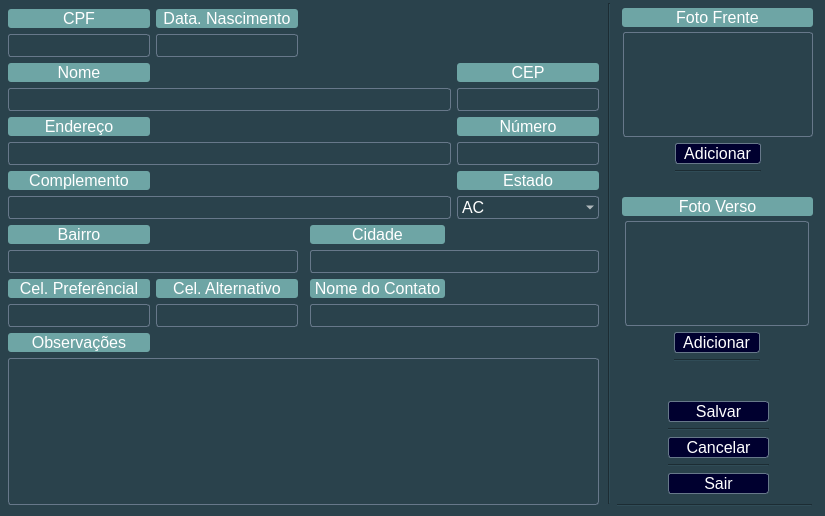
<?xml version="1.0" encoding="UTF-8"?>
<ui version="4.0">
 <class>FrmCadastraAlteraCliente</class>
 <widget class="QMainWindow" name="FrmCadastraAlteraCliente">
  <property name="windowModality">
   <enum>Qt::ApplicationModal</enum>
  </property>
  <property name="geometry">
   <rect>
    <x>0</x>
    <y>0</y>
    <width>825</width>
    <height>516</height>
   </rect>
  </property>
  <property name="sizePolicy">
   <sizepolicy hsizetype="Ignored" vsizetype="Ignored">
    <horstretch>49</horstretch>
    <verstretch>0</verstretch>
   </sizepolicy>
  </property>
  <property name="minimumSize">
   <size>
    <width>490</width>
    <height>282</height>
   </size>
  </property>
  <property name="sizeIncrement">
   <size>
    <width>490</width>
    <height>282</height>
   </size>
  </property>
  <property name="baseSize">
   <size>
    <width>490</width>
    <height>282</height>
   </size>
  </property>
  <property name="focusPolicy">
   <enum>Qt::StrongFocus</enum>
  </property>
  <property name="windowTitle">
   <string>Cadastra Cliente</string>
  </property>
  <property name="windowIcon">
   <iconset>
    <normaloff>imagens/icon-cachorro-marrom-30.png</normaloff>imagens/icon-cachorro-marrom-30.png</iconset>
  </property>
  <property name="styleSheet">
   <string notr="true">background-color:rgb(42, 66, 76);</string>
  </property>
  <property name="iconSize">
   <size>
    <width>30</width>
    <height>30</height>
   </size>
  </property>
  <widget class="QWidget" name="centralwidget">
   <widget class="QWidget" name="gridLayoutWidget">
    <property name="geometry">
     <rect>
      <x>8</x>
      <y>9</y>
      <width>591</width>
      <height>496</height>
     </rect>
    </property>
    <layout class="QGridLayout" name="gridLayout_2">
     <item row="6" column="5">
      <widget class="QLabel" name="cad_cli_08_UF_label">
       <property name="font">
        <font>
         <pointsize>12</pointsize>
        </font>
       </property>
       <property name="layoutDirection">
        <enum>Qt::LeftToRight</enum>
       </property>
       <property name="styleSheet">
        <string notr="true">color: rgb(255, 255, 255);
background-color:rgb(110, 165, 165);
border-radius:3px</string>
       </property>
       <property name="text">
        <string>Estado</string>
       </property>
       <property name="alignment">
        <set>Qt::AlignCenter</set>
       </property>
      </widget>
     </item>
     <item row="1" column="0">
      <widget class="QLineEdit" name="cad_cli_01_ob_doc">
       <property name="font">
        <font>
         <pointsize>12</pointsize>
        </font>
       </property>
       <property name="focusPolicy">
        <enum>Qt::WheelFocus</enum>
       </property>
       <property name="styleSheet">
        <string notr="true">color: rgb(255, 255, 255);
        background-color: transparent;
        border-style: solid;
        border-width: 1px;
        border-color: rgb(103, 120, 138);;
border-radius:3px</string>
       </property>
       <property name="inputMask">
        <string notr="true"/>
       </property>
       <property name="maxLength">
        <number>14</number>
       </property>
       <property name="echoMode">
        <enum>QLineEdit::Normal</enum>
       </property>
       <property name="alignment">
        <set>Qt::AlignCenter</set>
       </property>
       <property name="cursorMoveStyle">
        <enum>Qt::LogicalMoveStyle</enum>
       </property>
      </widget>
     </item>
     <item row="11" column="0">
      <widget class="QLineEdit" name="cad_cli_11_ob_fone_pref">
       <property name="font">
        <font>
         <pointsize>12</pointsize>
        </font>
       </property>
       <property name="styleSheet">
        <string notr="true">color: rgb(255, 255, 255);
        background-color: transparent;
        border-style: solid;
        border-width: 1px;
        border-color: rgb(103, 120, 138);
border-radius:3px;</string>
       </property>
       <property name="inputMask">
        <string/>
       </property>
       <property name="maxLength">
        <number>14</number>
       </property>
       <property name="alignment">
        <set>Qt::AlignCenter</set>
       </property>
      </widget>
     </item>
     <item row="10" column="1">
      <widget class="QLabel" name="cad_cli_12_fone_alt_label">
       <property name="font">
        <font>
         <pointsize>12</pointsize>
        </font>
       </property>
       <property name="layoutDirection">
        <enum>Qt::LeftToRight</enum>
       </property>
       <property name="styleSheet">
        <string notr="true">color: rgb(255, 255, 255);
background-color:rgb(110, 165, 165);
border-radius:3px</string>
       </property>
       <property name="text">
        <string>Cel. Alternativo</string>
       </property>
       <property name="alignment">
        <set>Qt::AlignCenter</set>
       </property>
      </widget>
     </item>
     <item row="13" column="0" colspan="6">
      <widget class="QPlainTextEdit" name="cad_cli_14_obs">
       <property name="font">
        <font>
         <pointsize>12</pointsize>
        </font>
       </property>
       <property name="styleSheet">
        <string notr="true">color: rgb(255, 255, 255);
        background-color: transparent;
        border-style: solid;
        border-width: 1px;
        border-color: rgb(103, 120, 138);
border-radius:3px;</string>
       </property>
      </widget>
     </item>
     <item row="4" column="0">
      <widget class="QLabel" name="cad_cli_05_ob_end_label">
       <property name="font">
        <font>
         <pointsize>12</pointsize>
        </font>
       </property>
       <property name="layoutDirection">
        <enum>Qt::LeftToRight</enum>
       </property>
       <property name="styleSheet">
        <string notr="true">color: rgb(255, 255, 255);
background-color:rgb(110, 165, 165);
border-radius:3px</string>
       </property>
       <property name="text">
        <string>Endereço</string>
       </property>
       <property name="alignment">
        <set>Qt::AlignCenter</set>
       </property>
      </widget>
     </item>
     <item row="7" column="5">
      <widget class="QComboBox" name="cad_cli_08_UF">
       <property name="font">
        <font>
         <pointsize>12</pointsize>
        </font>
       </property>
       <property name="styleSheet">
        <string notr="true">color: rgb(255, 255, 255);
        background-color: transparent;
        border-style: solid;
        border-width: 1px;
        border-color: rgb(103, 120, 138);;
border-radius:3px</string>
       </property>
       <item>
        <property name="text">
         <string>AC</string>
        </property>
       </item>
       <item>
        <property name="text">
         <string>AL</string>
        </property>
       </item>
       <item>
        <property name="text">
         <string>AP</string>
        </property>
       </item>
       <item>
        <property name="text">
         <string>AM</string>
        </property>
       </item>
       <item>
        <property name="text">
         <string>BA</string>
        </property>
       </item>
       <item>
        <property name="text">
         <string>CE</string>
        </property>
       </item>
       <item>
        <property name="text">
         <string>DF</string>
        </property>
       </item>
       <item>
        <property name="text">
         <string>ES</string>
        </property>
       </item>
       <item>
        <property name="text">
         <string>GO</string>
        </property>
       </item>
       <item>
        <property name="text">
         <string>MA</string>
        </property>
       </item>
       <item>
        <property name="text">
         <string>MT</string>
        </property>
       </item>
       <item>
        <property name="text">
         <string>MS</string>
        </property>
       </item>
       <item>
        <property name="text">
         <string>MG</string>
        </property>
       </item>
       <item>
        <property name="text">
         <string>PA</string>
        </property>
       </item>
       <item>
        <property name="text">
         <string>PB</string>
        </property>
       </item>
       <item>
        <property name="text">
         <string>PR</string>
        </property>
       </item>
       <item>
        <property name="text">
         <string>PE</string>
        </property>
       </item>
       <item>
        <property name="text">
         <string>PI</string>
        </property>
       </item>
       <item>
        <property name="text">
         <string>RJ</string>
        </property>
       </item>
       <item>
        <property name="text">
         <string>RN</string>
        </property>
       </item>
       <item>
        <property name="text">
         <string>RS</string>
        </property>
       </item>
       <item>
        <property name="text">
         <string>RO</string>
        </property>
       </item>
       <item>
        <property name="text">
         <string>RR</string>
        </property>
       </item>
       <item>
        <property name="text">
         <string>SC</string>
        </property>
       </item>
       <item>
        <property name="text">
         <string>SP</string>
        </property>
       </item>
       <item>
        <property name="text">
         <string>SE</string>
        </property>
       </item>
       <item>
        <property name="text">
         <string>TO</string>
        </property>
       </item>
      </widget>
     </item>
     <item row="10" column="0">
      <widget class="QLabel" name="cad_cli_11_ob_fone_pref_label">
       <property name="font">
        <font>
         <pointsize>12</pointsize>
        </font>
       </property>
       <property name="layoutDirection">
        <enum>Qt::LeftToRight</enum>
       </property>
       <property name="styleSheet">
        <string notr="true">color: rgb(255, 255, 255);
background-color:rgb(110, 165, 165);
border-radius:3px</string>
       </property>
       <property name="text">
        <string>Cel. Preferêncial</string>
       </property>
       <property name="alignment">
        <set>Qt::AlignCenter</set>
       </property>
      </widget>
     </item>
     <item row="12" column="0">
      <widget class="QLabel" name="cad_cli_14_obs_label">
       <property name="font">
        <font>
         <pointsize>12</pointsize>
        </font>
       </property>
       <property name="layoutDirection">
        <enum>Qt::LeftToRight</enum>
       </property>
       <property name="styleSheet">
        <string notr="true">color: rgb(255, 255, 255);
background-color:rgb(110, 165, 165);
border-radius:3px</string>
       </property>
       <property name="text">
        <string>Observações</string>
       </property>
       <property name="alignment">
        <set>Qt::AlignCenter</set>
       </property>
      </widget>
     </item>
     <item row="2" column="5">
      <widget class="QLabel" name="cad_cli_04_ob_cep_label">
       <property name="font">
        <font>
         <pointsize>12</pointsize>
        </font>
       </property>
       <property name="layoutDirection">
        <enum>Qt::LeftToRight</enum>
       </property>
       <property name="styleSheet">
        <string notr="true">color: rgb(255, 255, 255);
background-color:rgb(110, 165, 165);
border-radius:3px</string>
       </property>
       <property name="text">
        <string>CEP</string>
       </property>
       <property name="alignment">
        <set>Qt::AlignCenter</set>
       </property>
      </widget>
     </item>
     <item row="11" column="3" colspan="3">
      <widget class="QLineEdit" name="cad_cli_13_contato">
       <property name="enabled">
        <bool>true</bool>
       </property>
       <property name="font">
        <font>
         <pointsize>12</pointsize>
        </font>
       </property>
       <property name="styleSheet">
        <string notr="true">color: rgb(255, 255, 255);
        background-color: transparent;
        border-style: solid;
        border-width: 1px;
        border-color: rgb(103, 120, 138);
border-radius:3px;</string>
       </property>
       <property name="maxLength">
        <number>60</number>
       </property>
      </widget>
     </item>
     <item row="0" column="1">
      <widget class="QLabel" name="cad_cli_02_ob_nasc_label">
       <property name="font">
        <font>
         <pointsize>12</pointsize>
        </font>
       </property>
       <property name="styleSheet">
        <string notr="true">color: rgb(255, 255, 255);
background-color:rgb(110, 165, 165);
border-radius:3px</string>
       </property>
       <property name="text">
        <string>Data. Nascimento</string>
       </property>
       <property name="alignment">
        <set>Qt::AlignCenter</set>
       </property>
      </widget>
     </item>
     <item row="8" column="0">
      <widget class="QLabel" name="cad_cli_09_ob_bairro_label">
       <property name="font">
        <font>
         <pointsize>12</pointsize>
        </font>
       </property>
       <property name="layoutDirection">
        <enum>Qt::LeftToRight</enum>
       </property>
       <property name="styleSheet">
        <string notr="true">color: rgb(255, 255, 255);
background-color:rgb(110, 165, 165);
border-radius:3px</string>
       </property>
       <property name="text">
        <string>Bairro</string>
       </property>
       <property name="alignment">
        <set>Qt::AlignCenter</set>
       </property>
      </widget>
     </item>
     <item row="1" column="1">
      <widget class="QLineEdit" name="cad_cli_02_ob_nasc">
       <property name="font">
        <font>
         <pointsize>12</pointsize>
        </font>
       </property>
       <property name="styleSheet">
        <string notr="true">color: rgb(255, 255, 255);
        background-color: transparent;
        border-style: solid;
        border-width: 1px;
        border-color: rgb(103, 120, 138);
border-radius:3px;</string>
       </property>
       <property name="inputMask">
        <string notr="true"/>
       </property>
       <property name="text">
        <string/>
       </property>
       <property name="maxLength">
        <number>10</number>
       </property>
       <property name="alignment">
        <set>Qt::AlignCenter</set>
       </property>
      </widget>
     </item>
     <item row="8" column="3">
      <widget class="QLabel" name="cad_cli_10_ob_cidade_label">
       <property name="font">
        <font>
         <pointsize>12</pointsize>
        </font>
       </property>
       <property name="layoutDirection">
        <enum>Qt::LeftToRight</enum>
       </property>
       <property name="styleSheet">
        <string notr="true">color: rgb(255, 255, 255);
background-color:rgb(110, 165, 165);
border-radius:3px</string>
       </property>
       <property name="text">
        <string>Cidade</string>
       </property>
       <property name="alignment">
        <set>Qt::AlignCenter</set>
       </property>
      </widget>
     </item>
     <item row="4" column="5">
      <widget class="QLabel" name="cad_cli_06_ob_num_label">
       <property name="font">
        <font>
         <pointsize>12</pointsize>
        </font>
       </property>
       <property name="layoutDirection">
        <enum>Qt::LeftToRight</enum>
       </property>
       <property name="styleSheet">
        <string notr="true">color: rgb(255, 255, 255);
background-color:rgb(110, 165, 165);
border-radius:3px</string>
       </property>
       <property name="text">
        <string>Número</string>
       </property>
       <property name="alignment">
        <set>Qt::AlignCenter</set>
       </property>
      </widget>
     </item>
     <item row="9" column="0" colspan="2">
      <widget class="QLineEdit" name="cad_cli_09_ob_bairro">
       <property name="font">
        <font>
         <pointsize>12</pointsize>
        </font>
       </property>
       <property name="styleSheet">
        <string notr="true">color: rgb(255, 255, 255);
        background-color: transparent;
        border-style: solid;
        border-width: 1px;
        border-color: rgb(103, 120, 138);
border-radius:3px;</string>
       </property>
       <property name="maxLength">
        <number>40</number>
       </property>
      </widget>
     </item>
     <item row="5" column="0" colspan="5">
      <widget class="QLineEdit" name="cad_cli_05_ob_end">
       <property name="font">
        <font>
         <pointsize>12</pointsize>
        </font>
       </property>
       <property name="styleSheet">
        <string notr="true">color: rgb(255, 255, 255);
        background-color: transparent;
        border-style: solid;
        border-width: 1px;
        border-color: rgb(103, 120, 138);
border-radius:3px;</string>
       </property>
       <property name="maxLength">
        <number>62</number>
       </property>
      </widget>
     </item>
     <item row="3" column="0" colspan="5">
      <widget class="QLineEdit" name="cad_cli_03_ob_nome">
       <property name="font">
        <font>
         <pointsize>12</pointsize>
        </font>
       </property>
       <property name="styleSheet">
        <string notr="true">color: rgb(255, 255, 255);
        background-color: transparent;
        border-style: solid;
        border-width: 1px;
        border-color: rgb(103, 120, 138);
border-radius:3px;</string>
       </property>
       <property name="maxLength">
        <number>62</number>
       </property>
       <property name="alignment">
        <set>Qt::AlignLeading|Qt::AlignLeft|Qt::AlignVCenter</set>
       </property>
      </widget>
     </item>
     <item row="6" column="0">
      <widget class="QLabel" name="cad_cli_07_complemento_label">
       <property name="font">
        <font>
         <pointsize>12</pointsize>
        </font>
       </property>
       <property name="layoutDirection">
        <enum>Qt::LeftToRight</enum>
       </property>
       <property name="styleSheet">
        <string notr="true">color: rgb(255, 255, 255);
background-color:rgb(110, 165, 165);
border-radius:3px</string>
       </property>
       <property name="text">
        <string>Complemento</string>
       </property>
       <property name="alignment">
        <set>Qt::AlignCenter</set>
       </property>
      </widget>
     </item>
     <item row="10" column="3">
      <widget class="QLabel" name="cad_cli_13_contato_label">
       <property name="font">
        <font>
         <pointsize>12</pointsize>
        </font>
       </property>
       <property name="layoutDirection">
        <enum>Qt::LeftToRight</enum>
       </property>
       <property name="styleSheet">
        <string notr="true">color: rgb(255, 255, 255);
background-color:rgb(110, 165, 165);
border-radius:3px</string>
       </property>
       <property name="text">
        <string> Nome do Contato </string>
       </property>
       <property name="alignment">
        <set>Qt::AlignCenter</set>
       </property>
      </widget>
     </item>
     <item row="2" column="0">
      <widget class="QLabel" name="cad_cli_03_ob_nome_label">
       <property name="font">
        <font>
         <pointsize>12</pointsize>
        </font>
       </property>
       <property name="layoutDirection">
        <enum>Qt::LeftToRight</enum>
       </property>
       <property name="styleSheet">
        <string notr="true">color: rgb(255, 255, 255);
background-color:rgb(110, 165, 165);
border-radius:3px</string>
       </property>
       <property name="text">
        <string>Nome</string>
       </property>
       <property name="alignment">
        <set>Qt::AlignCenter</set>
       </property>
      </widget>
     </item>
     <item row="7" column="0" colspan="5">
      <widget class="QLineEdit" name="cad_cli_07_complemento">
       <property name="font">
        <font>
         <pointsize>12</pointsize>
        </font>
       </property>
       <property name="styleSheet">
        <string notr="true">color: rgb(255, 255, 255);
        background-color: transparent;
        border-style: solid;
        border-width: 1px;
        border-color: rgb(103, 120, 138);
border-radius:3px;</string>
       </property>
       <property name="maxLength">
        <number>62</number>
       </property>
      </widget>
     </item>
     <item row="9" column="3" colspan="3">
      <widget class="QLineEdit" name="cad_cli_10_ob_cidade">
       <property name="enabled">
        <bool>true</bool>
       </property>
       <property name="font">
        <font>
         <pointsize>12</pointsize>
        </font>
       </property>
       <property name="styleSheet">
        <string notr="true">color: rgb(255, 255, 255);
        background-color: transparent;
        border-style: solid;
        border-width: 1px;
        border-color: rgb(103, 120, 138);
border-radius:3px;</string>
       </property>
       <property name="maxLength">
        <number>40</number>
       </property>
      </widget>
     </item>
     <item row="0" column="0">
      <widget class="QLabel" name="cad_cli_01_ob_doc_label">
       <property name="font">
        <font>
         <pointsize>12</pointsize>
        </font>
       </property>
       <property name="layoutDirection">
        <enum>Qt::LeftToRight</enum>
       </property>
       <property name="styleSheet">
        <string notr="true">color: rgb(255, 255, 255);
background-color:rgb(110, 165, 165);
border-radius:3px</string>
       </property>
       <property name="text">
        <string>CPF</string>
       </property>
       <property name="alignment">
        <set>Qt::AlignCenter</set>
       </property>
      </widget>
     </item>
     <item row="5" column="5">
      <widget class="QLineEdit" name="cad_cli_06_ob_num">
       <property name="font">
        <font>
         <pointsize>12</pointsize>
        </font>
       </property>
       <property name="styleSheet">
        <string notr="true">color: rgb(255, 255, 255);
        background-color: transparent;
        border-style: solid;
        border-width: 1px;
        border-color: rgb(103, 120, 138);
border-radius:3px;</string>
       </property>
       <property name="inputMask">
        <string/>
       </property>
       <property name="maxLength">
        <number>5</number>
       </property>
       <property name="alignment">
        <set>Qt::AlignCenter</set>
       </property>
      </widget>
     </item>
     <item row="3" column="5">
      <widget class="QLineEdit" name="cad_cli_04_ob_cep">
       <property name="font">
        <font>
         <pointsize>12</pointsize>
        </font>
       </property>
       <property name="styleSheet">
        <string notr="true">color: rgb(255, 255, 255);
        background-color: transparent;
        border-style: solid;
        border-width: 1px;
        border-color: rgb(103, 120, 138);
border-radius:3px;</string>
       </property>
       <property name="inputMask">
        <string/>
       </property>
       <property name="maxLength">
        <number>9</number>
       </property>
       <property name="alignment">
        <set>Qt::AlignCenter</set>
       </property>
      </widget>
     </item>
     <item row="11" column="1">
      <widget class="QLineEdit" name="cad_cli_12_fone_alt">
       <property name="font">
        <font>
         <pointsize>12</pointsize>
        </font>
       </property>
       <property name="styleSheet">
        <string notr="true">color: rgb(255, 255, 255);
        background-color: transparent;
        border-style: solid;
        border-width: 1px;
        border-color: rgb(103, 120, 138);
border-radius:3px;</string>
       </property>
       <property name="inputMask">
        <string/>
       </property>
       <property name="maxLength">
        <number>14</number>
       </property>
       <property name="cursorPosition">
        <number>0</number>
       </property>
       <property name="alignment">
        <set>Qt::AlignCenter</set>
       </property>
      </widget>
     </item>
    </layout>
   </widget>
   <widget class="QWidget" name="gridLayoutWidget_2">
    <property name="geometry">
     <rect>
      <x>623</x>
      <y>32</y>
      <width>190</width>
      <height>141</height>
     </rect>
    </property>
    <layout class="QGridLayout" name="gridLayout_3">
     <item row="1" column="1">
      <widget class="QPushButton" name="btn_abre_formcapturaimagem_frente">
       <property name="sizePolicy">
        <sizepolicy hsizetype="Fixed" vsizetype="Fixed">
         <horstretch>0</horstretch>
         <verstretch>0</verstretch>
        </sizepolicy>
       </property>
       <property name="font">
        <font>
         <pointsize>12</pointsize>
        </font>
       </property>
       <property name="cursor">
        <cursorShape>PointingHandCursor</cursorShape>
       </property>
       <property name="styleSheet">
        <string notr="true">QPushButton{
color:rgb(255,255, 255);
background-color: rgb(0, 0, 47);
        border-style: solid;
        border-width: 1px;
        border-color: rgb(103, 120, 138);
border-radius:3px}

QPushButton:hover{
color: rgb(0, 0, 47);
background-color: rgb(192, 206, 255);
        border-style: solid;
        border-width: 1px;
        border-color: rgb(103, 120, 138);
border-radius:3px}

QPushButton:pressed {
    background-color: qradialgradient(cx: 0.5, cy: 0.5, radius: 1, fx: 0.5, fy: 0.5,
        stop: 0 rgb(255, 255, 255));
    border-color: rgb(0, 0, 47);
border-radius:3px}
</string>
       </property>
       <property name="text">
        <string>  Adicionar  </string>
       </property>
       <property name="icon">
        <iconset>
         <normaloff>../../imagens/icons8-câmera-24.png</normaloff>../../imagens/icons8-câmera-24.png</iconset>
       </property>
      </widget>
     </item>
     <item row="0" column="0" colspan="3">
      <widget class="QLabel" name="imagemcamera_frontal_label">
       <property name="minimumSize">
        <size>
         <width>0</width>
         <height>0</height>
        </size>
       </property>
       <property name="maximumSize">
        <size>
         <width>500</width>
         <height>500</height>
        </size>
       </property>
       <property name="styleSheet">
        <string notr="true">color: rgb(255, 255, 255);
        background-color: transparent;
        border-style: solid;
        border-width: 1px;
        border-color: rgb(103, 120, 138);
border-radius:3px;</string>
       </property>
       <property name="text">
        <string/>
       </property>
      </widget>
     </item>
     <item row="2" column="1">
      <widget class="Line" name="line_5">
       <property name="orientation">
        <enum>Qt::Horizontal</enum>
       </property>
      </widget>
     </item>
    </layout>
   </widget>
   <widget class="QWidget" name="verticalLayoutWidget">
    <property name="geometry">
     <rect>
      <x>668</x>
      <y>401</y>
      <width>101</width>
      <height>96</height>
     </rect>
    </property>
    <layout class="QVBoxLayout" name="verticalLayout">
     <item>
      <widget class="QPushButton" name="btn_cli_cadastrar">
       <property name="font">
        <font>
         <pointsize>12</pointsize>
        </font>
       </property>
       <property name="cursor">
        <cursorShape>PointingHandCursor</cursorShape>
       </property>
       <property name="styleSheet">
        <string notr="true">QPushButton{
color:rgb(255,255, 255);
background-color: rgb(0, 0, 47);
        border-style: solid;
        border-width: 1px;
        border-color: rgb(103, 120, 138);
border-radius:3px}

QPushButton:hover{
color: rgb(0, 0, 47);
background-color: rgb(192, 206, 255);
        border-style: solid;
        border-width: 1px;
        border-color: rgb(103, 120, 138);
border-radius:3px}

QPushButton:pressed {
    background-color: qradialgradient(cx: 0.5, cy: 0.5, radius: 1, fx: 0.5, fy: 0.5,
        stop: 0 rgb(255, 255, 255));
    border-color: rgb(0, 0, 47);
border-radius:3px}
</string>
       </property>
       <property name="text">
        <string>Salvar</string>
       </property>
       <property name="icon">
        <iconset>
         <normaloff>../../imagens/icon-add.png</normaloff>../../imagens/icon-add.png</iconset>
       </property>
      </widget>
     </item>
     <item>
      <widget class="Line" name="line_3">
       <property name="orientation">
        <enum>Qt::Horizontal</enum>
       </property>
      </widget>
     </item>
     <item>
      <widget class="QPushButton" name="btn_cli_cancelar">
       <property name="font">
        <font>
         <pointsize>12</pointsize>
        </font>
       </property>
       <property name="cursor">
        <cursorShape>PointingHandCursor</cursorShape>
       </property>
       <property name="styleSheet">
        <string notr="true">QPushButton{
color:rgb(255,255, 255);
background-color: rgb(0, 0, 47);
        border-style: solid;
        border-width: 1px;
        border-color: rgb(103, 120, 138);
border-radius:3px}

QPushButton:hover{
color: rgb(0, 0, 47);
background-color: rgb(192, 206, 255);
        border-style: solid;
        border-width: 1px;
        border-color: rgb(103, 120, 138);
border-radius:3px}

QPushButton:pressed {
    background-color: qradialgradient(cx: 0.5, cy: 0.5, radius: 1, fx: 0.5, fy: 0.5,
        stop: 0 rgb(255, 255, 255));
    border-color: rgb(0, 0, 47);
border-radius:3px}
</string>
       </property>
       <property name="text">
        <string>Cancelar</string>
       </property>
       <property name="icon">
        <iconset>
         <normaloff>../../imagens/icon-add.png</normaloff>../../imagens/icon-add.png</iconset>
       </property>
      </widget>
     </item>
     <item>
      <widget class="Line" name="line_2">
       <property name="orientation">
        <enum>Qt::Horizontal</enum>
       </property>
      </widget>
     </item>
     <item>
      <widget class="QPushButton" name="btn_cli_sair">
       <property name="font">
        <font>
         <pointsize>12</pointsize>
        </font>
       </property>
       <property name="cursor">
        <cursorShape>PointingHandCursor</cursorShape>
       </property>
       <property name="styleSheet">
        <string notr="true">QPushButton{
color:rgb(255,255, 255);
background-color: rgb(0, 0, 47);
        border-style: solid;
        border-width: 1px;
        border-color: rgb(103, 120, 138);
border-radius:3px}

QPushButton:hover{
color: rgb(0, 0, 47);
background-color: rgb(192, 206, 255);
        border-style: solid;
        border-width: 1px;
        border-color: rgb(103, 120, 138);
border-radius:3px}

QPushButton:pressed {
    background-color: qradialgradient(cx: 0.5, cy: 0.5, radius: 1, fx: 0.5, fy: 0.5,
        stop: 0 rgb(255, 255, 255));
    border-color: rgb(0, 0, 47);
border-radius:3px}
</string>
       </property>
       <property name="text">
        <string>Sair</string>
       </property>
       <property name="icon">
        <iconset>
         <normaloff>../../imagens/icons-sinal-saída.png</normaloff>../../imagens/icons-sinal-saída.png</iconset>
       </property>
      </widget>
     </item>
    </layout>
   </widget>
   <widget class="QWidget" name="gridLayoutWidget_4">
    <property name="geometry">
     <rect>
      <x>622</x>
      <y>221</y>
      <width>191</width>
      <height>141</height>
     </rect>
    </property>
    <layout class="QGridLayout" name="gridLayout_5">
     <item row="1" column="1">
      <widget class="QPushButton" name="btn_abre_formcapturaimagem_tras">
       <property name="sizePolicy">
        <sizepolicy hsizetype="Fixed" vsizetype="Fixed">
         <horstretch>0</horstretch>
         <verstretch>0</verstretch>
        </sizepolicy>
       </property>
       <property name="font">
        <font>
         <pointsize>12</pointsize>
        </font>
       </property>
       <property name="cursor">
        <cursorShape>PointingHandCursor</cursorShape>
       </property>
       <property name="styleSheet">
        <string notr="true">QPushButton{
color:rgb(255,255, 255);
background-color: rgb(0, 0, 47);
        border-style: solid;
        border-width: 1px;
        border-color: rgb(103, 120, 138);
border-radius:3px}

QPushButton:hover{
color: rgb(0, 0, 47);
background-color: rgb(192, 206, 255);
        border-style: solid;
        border-width: 1px;
        border-color: rgb(103, 120, 138);
border-radius:3px}

QPushButton:pressed {
    background-color: qradialgradient(cx: 0.5, cy: 0.5, radius: 1, fx: 0.5, fy: 0.5,
        stop: 0 rgb(255, 255, 255));
    border-color: rgb(0, 0, 47);
border-radius:3px}
</string>
       </property>
       <property name="text">
        <string>  Adicionar  </string>
       </property>
       <property name="icon">
        <iconset>
         <normaloff>../../imagens/icons8-câmera-24.png</normaloff>../../imagens/icons8-câmera-24.png</iconset>
       </property>
      </widget>
     </item>
     <item row="1" column="2">
      <spacer name="horizontalSpacer_2">
       <property name="orientation">
        <enum>Qt::Horizontal</enum>
       </property>
       <property name="sizeType">
        <enum>QSizePolicy::Fixed</enum>
       </property>
       <property name="sizeHint" stdset="0">
        <size>
         <width>40</width>
         <height>20</height>
        </size>
       </property>
      </spacer>
     </item>
     <item row="1" column="0">
      <spacer name="horizontalSpacer">
       <property name="orientation">
        <enum>Qt::Horizontal</enum>
       </property>
       <property name="sizeType">
        <enum>QSizePolicy::Fixed</enum>
       </property>
       <property name="sizeHint" stdset="0">
        <size>
         <width>40</width>
         <height>20</height>
        </size>
       </property>
      </spacer>
     </item>
     <item row="2" column="1">
      <widget class="Line" name="line_4">
       <property name="orientation">
        <enum>Qt::Horizontal</enum>
       </property>
      </widget>
     </item>
     <item row="0" column="0" colspan="3">
      <widget class="QLabel" name="imagemcamera_tras_label">
       <property name="minimumSize">
        <size>
         <width>0</width>
         <height>0</height>
        </size>
       </property>
       <property name="maximumSize">
        <size>
         <width>500</width>
         <height>500</height>
        </size>
       </property>
       <property name="styleSheet">
        <string notr="true">color: rgb(255, 255, 255);
        background-color: transparent;
        border-style: solid;
        border-width: 1px;
        border-color: rgb(103, 120, 138);;
border-radius:3px</string>
       </property>
       <property name="text">
        <string/>
       </property>
      </widget>
     </item>
    </layout>
   </widget>
   <widget class="Line" name="line_6">
    <property name="geometry">
     <rect>
      <x>599</x>
      <y>3</y>
      <width>20</width>
      <height>501</height>
     </rect>
    </property>
    <property name="orientation">
     <enum>Qt::Vertical</enum>
    </property>
   </widget>
   <widget class="QLabel" name="cad_cli_imagem_frente">
    <property name="geometry">
     <rect>
      <x>622</x>
      <y>8</y>
      <width>191</width>
      <height>19</height>
     </rect>
    </property>
    <property name="font">
     <font>
      <pointsize>12</pointsize>
     </font>
    </property>
    <property name="layoutDirection">
     <enum>Qt::LeftToRight</enum>
    </property>
    <property name="styleSheet">
     <string notr="true">color: rgb(255, 255, 255);
background-color:rgb(110, 165, 165);
border-radius:3px</string>
    </property>
    <property name="text">
     <string>Foto Frente</string>
    </property>
    <property name="alignment">
     <set>Qt::AlignCenter</set>
    </property>
   </widget>
   <widget class="QLabel" name="cad_cli_imagem_tras">
    <property name="geometry">
     <rect>
      <x>622</x>
      <y>197</y>
      <width>191</width>
      <height>19</height>
     </rect>
    </property>
    <property name="font">
     <font>
      <pointsize>12</pointsize>
     </font>
    </property>
    <property name="layoutDirection">
     <enum>Qt::LeftToRight</enum>
    </property>
    <property name="styleSheet">
     <string notr="true">color: rgb(255, 255, 255);
background-color:rgb(110, 165, 165);
border-radius:3px</string>
    </property>
    <property name="text">
     <string>Foto Verso</string>
    </property>
    <property name="alignment">
     <set>Qt::AlignCenter</set>
    </property>
   </widget>
   <widget class="Line" name="line_8">
    <property name="geometry">
     <rect>
      <x>617</x>
      <y>495</y>
      <width>195</width>
      <height>20</height>
     </rect>
    </property>
    <property name="orientation">
     <enum>Qt::Horizontal</enum>
    </property>
   </widget>
  </widget>
 </widget>
 <tabstops>
  <tabstop>cad_cli_01_ob_doc</tabstop>
  <tabstop>cad_cli_02_ob_nasc</tabstop>
  <tabstop>cad_cli_03_ob_nome</tabstop>
  <tabstop>cad_cli_04_ob_cep</tabstop>
  <tabstop>cad_cli_05_ob_end</tabstop>
  <tabstop>cad_cli_06_ob_num</tabstop>
  <tabstop>cad_cli_07_complemento</tabstop>
  <tabstop>cad_cli_08_UF</tabstop>
  <tabstop>cad_cli_09_ob_bairro</tabstop>
  <tabstop>cad_cli_10_ob_cidade</tabstop>
  <tabstop>cad_cli_11_ob_fone_pref</tabstop>
  <tabstop>cad_cli_12_fone_alt</tabstop>
  <tabstop>cad_cli_13_contato</tabstop>
  <tabstop>cad_cli_14_obs</tabstop>
 </tabstops>
 <resources/>
 <connections/>
</ui>
